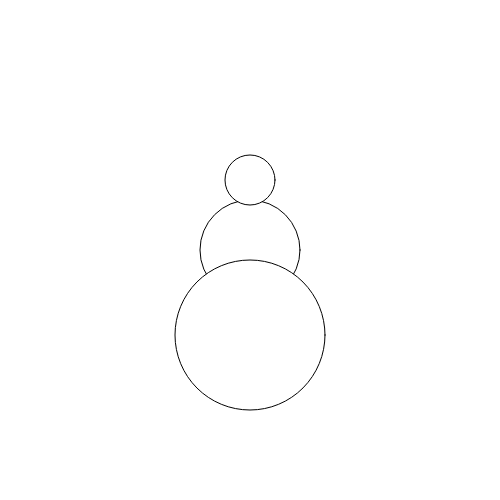
Frame 1 (no input)
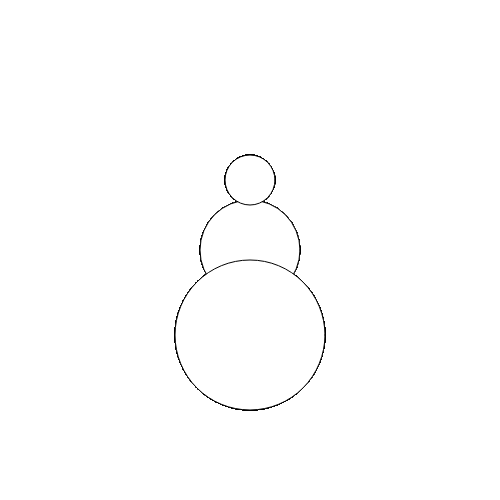
Frame 60 (no input)
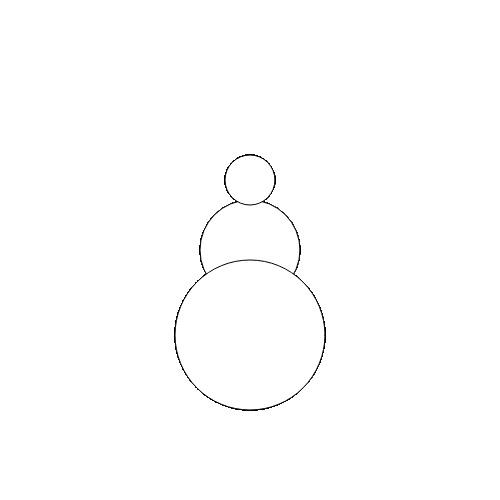
Frame 120 (the mouse pressed at the canvas centre since frame 60)

The p5.js sketch that drew these frames (run headless with seeded random() and noise() and a simulated clock; from frame 60 on, the mouse is pressed at the canvas centre):

// p5.js sketch
// ── sketch.js
function setup() {
  createCanvas(500, 500);
}

function draw() {
ellipse(width/2,height/2,100,100);
ellipse(width/2,height/2+85,150,150);
ellipse(width/2,height/2-70,50,50);

}
